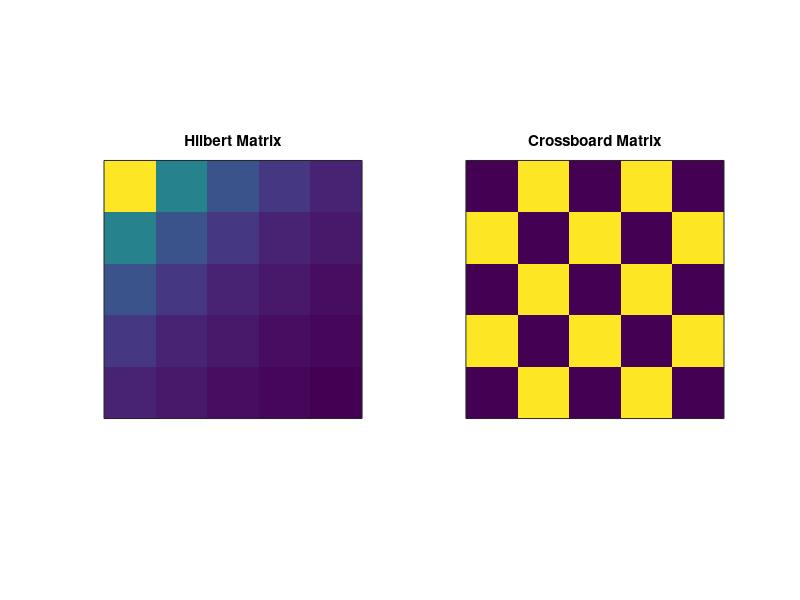
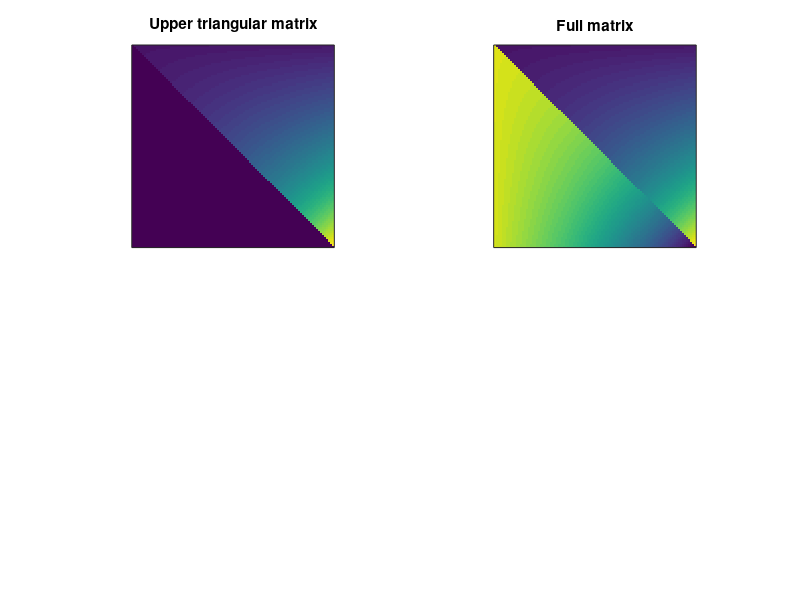

Here is the MATLAB script that generated these plots, in order:
% Hilbert-Matrix
% Mij = 1 / (i + j - 1)

% Checkboard-Matrix (bonus)
% Mij = -1^(i+j-1)

% Upper-triangular matrix (bonus)
% Mij = 1.03^((i*j)^0.5)



% dimensions
m = 5;
n = 100;
% initialise the variables
hilmat = zeros(m);
checkmat = zeros(m);
uppertrimat = zeros(n);
othermatr = zeros(n);
% now for the loops
for i = 1:m
    for j = 1:m
        % denominator
        dem = i+j-1;
        
        % for hilbert matrix
        % find the element by inverting the value
        hilmat(i,j) = 1/dem;
        
        % for checkboard matrix (bonus)
        checkmat(i,j) = (-1)^dem;   % -1 should be in parenthesis as power operator has higher precedence.
    end
end
% above is the for loop syntax

% Uppper-triangular matrix and full matrix
for i = 1:n
    for j = 1:n
        % for upper triangular matrix
        if i<j
            uppertrimat(i,j) = 1.03^sqrt(i*j);
        else
            othermatr(i,j) = 1.03^n - 1.03^sqrt(i*j);
        end
    end
end
fullmatr = uppertrimat + othermatr


% Let's visualise how the matrices looks like
figure(1), clf
subplot(121)
imagesc(hilmat)
axis square, title('Hilbert Matrix')
set(gca,'xtick',[],'ytick',[])

subplot(122)
imagesc(checkmat)
axis square, title('Crossboard Matrix')
set(gca,'xtick',[],'ytick',[])

figure(2), clf
subplot(221)
imagesc(uppertrimat)
axis square, title('Upper triangular matrix')
set(gca,'xtick',[],'ytick',[],'clim',[0 1.03^n])

subplot(222)
imagesc(fullmatr)
axis square, title('Full matrix')
set(gca,'xtick',[],'ytick',[],'clim',[0 1.03^n])